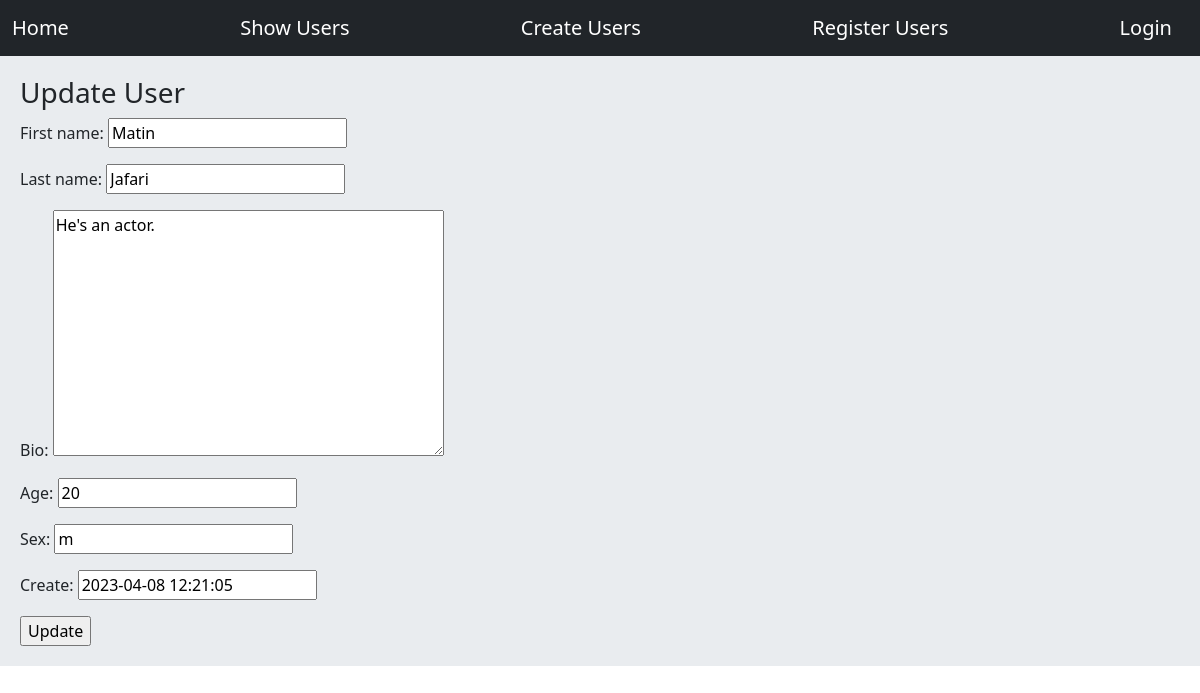
The page /usrs/update/2/ on the database its author committed.
### users/models.py (models this page shows)
class User(models.Model):
    first_name = models.CharField(max_length=50)
    last_name = models.CharField(max_length=50)
    bio = models.TextField()
    age = models.IntegerField()
    sex = models.CharField(max_length=1, null=True)
    create = models.DateTimeField()

### users/views.py (the view)
# urls.py: path('update/<int:user_id>/', views.update , name='update')
def update(request, user_id):
    user = User.objects.get(id=user_id)
    if request.method == 'POST':
        form = UpdateUserForm(request.POST, instance=user)
        if form.is_valid():
            form.save()
            messages.success(request, f'{user.first_name} infos updated', 'success')
            return redirect('users')
    else:
        form = UpdateUserForm(instance=user)
    return render(request, 'update.html', {'form': form})

### users/forms.py
class UpdateUserForm(ModelForm):
    class Meta:
        model = User
        fields = [
            'first_name', 'last_name', 'bio', 'age', 'sex', 'create'
        ]

### templates/update.html (shortened to what this page needs)
{% extends 'base.html' %}
{% block content %}
<h3>Update User</h3>
    <form action="" method="post" novalidate>
        {{ form.as_p }}
        <input type="submit" value="Update">
    </form>
{% endblock %}

### rows shown on the page
User: first_name "Matin", last_name "Jafari", bio "He's an actor.", age "20", sex "m", create "2023-04-08 12:21:05"
